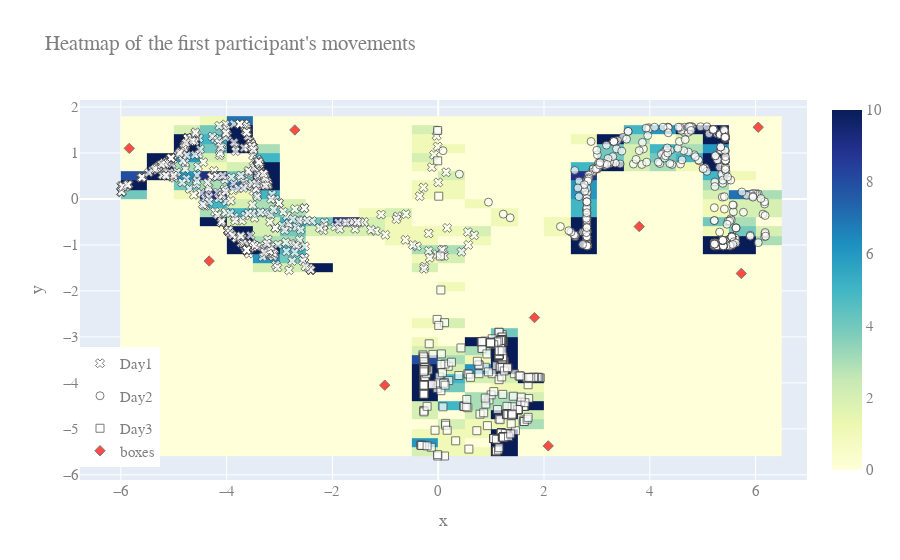

The notebook cell saved with this chart:
### Code cell
fig = go.Figure()
fig.add_trace(go.Scatter(name="Day1",
                         x=data_encodage[0][0]["x"].values,
                         y=data_encodage[0][0]["y"].values,
                         mode='markers',
                         showlegend=True,
                         legendgroup = "Day1",
                         marker=dict(
                             symbol='x',
                             opacity=0.7,
                             color='white',
                             size=8,
                             line=dict(width=1))))

fig.add_trace(go.Scatter(name="Day2",
                         x=data_encodage[0][1]["x"].values,
                         y=data_encodage[0][1]["y"].values,
                         mode='markers',
                         showlegend=True,
                         legendgroup = "Day2",
                         marker=dict(
                             symbol='circle',
                             opacity=0.7,
                             color='white',
                             size=8,
                             line=dict(width=1))))

fig.add_trace(go.Scatter(name="Day3",
                         x=data_encodage[0][2]["x"].values, 
                         y=data_encodage[0][2]["y"].values,
                         mode='markers',
                         showlegend=True,
                         legendgroup = "Day3",
                         marker=dict(
                             symbol='square',
                             opacity=0.7,
                             color='white',
                             size=8,
                             line=dict(width=1))))

fig.add_trace(go.Histogram2d(x=xdata,
                             y=ydata,
                             colorscale='YlGnBu',
                             zmax=10,
                             nbinsx=50,
                             nbinsy=50,
                             zauto=False))

fig.add_trace(go.Scatter(name="boxes",x=df_boxes["x"],
                         y=df_boxes["y"],
                         mode='markers',
                         showlegend=True,
                         legendgroup = "Day3",
                         marker=dict(
                             symbol='diamond',
                             opacity=0.7,
                             color='red',
                             size=8,
                             line=dict(width=1))))

fig.update_layout(
    title="Heatmap of the first participant's movements",
    xaxis_title="x",
    yaxis_title="y",
    font=dict(
        family="Courier New, monospace",
        size=15,
        color="#7f7f7f"
    )
)

fig.update_layout(legend=dict(
    yanchor="top",
    y=0.35,
    xanchor="left",
    x=0
))

### Figure 1 — Plotly figure (JSON) as saved in the notebook; plotly's stock layout.template omitted (floating-point values rounded to 4 significant figures; data arrays with more than 128 entries replaced by an {"elided": "..."} marker saying what was removed)
{"data": [{"legendgroup": "Day1", "marker": {"color": "white", "line": {"width": 1}, "opacity": 0.7, "size": 8, "symbol": "x"}, "mode": "markers", "name": "Day1", "showlegend": true, "type": "scatter", "x": {"elided": "667 float values"}, "y": {"elided": "667 float values"}}, {"legendgroup": "Day2", "marker": {"color": "white", "line": {"width": 1}, "opacity": 0.7, "size": 8, "symbol": "circle"}, "mode": "markers", "name": "Day2", "showlegend": true, "type": "scatter", "x": {"elided": "601 float values"}, "y": {"elided": "601 float values"}}, {"legendgroup": "Day3", "marker": {"color": "white", "line": {"width": 1}, "opacity": 0.7, "size": 8, "symbol": "square"}, "mode": "markers", "name": "Day3", "showlegend": true, "type": "scatter", "x": {"elided": "601 float values"}, "y": {"elided": "601 float values"}}, {"colorscale": [[0, "rgb(255,255,217)"], [0.125, "rgb(237,248,177)"], [0.25, "rgb(199,233,180)"], [0.375, "rgb(127,205,187)"], [0.5, "rgb(65,182,196)"], [0.625, "rgb(29,145,192)"], [0.75, "rgb(34,94,168)"], [0.875, "rgb(37,52,148)"], [1, "rgb(8,29,88)"]], "nbinsx": 50, "nbinsy": 50, "type": "histogram2d", "x": {"elided": "1869 float values"}, "y": {"elided": "1869 float values"}, "zauto": false, "zmax": 10}, {"legendgroup": "Day3", "marker": {"color": "red", "line": {"width": 1}, "opacity": 0.7, "size": 8, "symbol": "diamond"}, "mode": "markers", "name": "boxes", "showlegend": true, "type": "scatter", "x": [-4.33, -5.84, -2.71, 2.08, -1.01, 1.82, 6.05, 5.73, 3.8], "y": [-1.35, 1.1, 1.5, -5.37, -4.05, -2.58, 1.56, -1.62, -0.6]}], "layout": {"font": {"color": "#7f7f7f", "family": "Courier New, monospace", "size": 15}, "legend": {"x": 0, "xanchor": "left", "y": 0.35, "yanchor": "top"}, "title": {"text": "Heatmap of the first participant's movements"}, "xaxis": {"title": {"text": "x"}}, "yaxis": {"title": {"text": "y"}}}}
